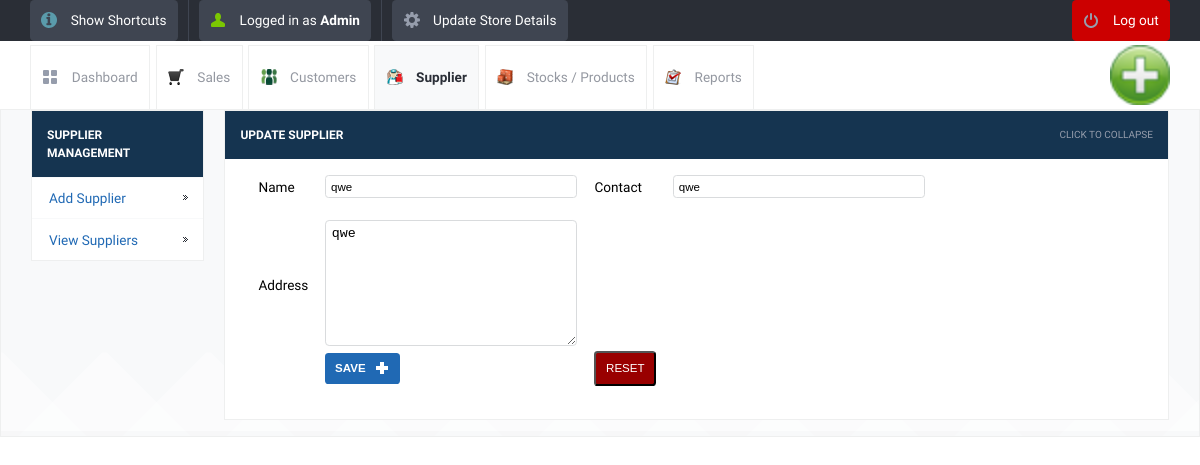
The app's page /update_supplier.php?sid=55&table=supplier_details&return=view_supplier.php (signed in) with its own data.
### tables this page shows
CREATE TABLE `supplier_details` (
  `id` int(10) UNSIGNED NOT NULL,
  `supplier_name` varchar(200) NOT NULL,
  `supplier_address` varchar(500) NOT NULL,
  `supplier_contact1` varchar(100) NOT NULL,
  `created_at` datetime NOT NULL DEFAULT current_timestamp()
);

### config.php (called while the page is built)
<?php
$config = [
    'database' => 'posnic',
    'host' => 'localhost',
    'username' => 'root',
    'password' => ''
];

### lib/db.class.php (called while the page is built, shortened)
<?php
class DB
{
  private $db;
  public function __construct()
  {
    include './config.php';
    $this->db = $this->db_conn(
      $config['database'] ?? '',
      $config['hostname'] ?? '',
      $config['username'] ?? '',
      $config['password'] ?? ''
    );
  }
  public function db_conn($base, $server, $user, $pass)
  {
    $connection = mysqli_connect($server, $user, $pass, $base);
    return $connection;
  }
  public function queryUniqueObject($query, $debug = -1)
  {
    $query = "$query LIMIT 1";
    $result = mysqli_query($this->db, $query) or $this->debugAndDie($query);
    return mysqli_fetch_object($result);
  }
}

### init.php (called while the page is built, shortened)
<?php
	include("lib/db.class.php");
	$db =  new DB();
?>

### update_supplier.php (the view, shortened to what this page needs)
<?php
include_once("init.php");
?>
<!DOCTYPE html>
<html lang="en">
<head>
	<link rel="stylesheet" href="css/style.css">
	<?php include_once("tpl/common_js.php"); ?>
</head>
<body>
	<?php include_once("tpl/top_bar.php"); ?>
	<div id="header-with-tabs">
		<div class="page-full-width cf">
			<ul id="tabs" class="fl">
				<li><a href="dashboard.php" class="dashboard-tab">Dashboard</a></li>
				<li><a href="view_sales.php" class="sales-tab">Sales</a></li>
				<li><a href="view_customers.php" class="customers-tab">Customers</a></li>
				<li><a href="view_supplier.php" class="active-tab supplier-tab">Supplier</a></li>
				<li><a href="view_product.php" class="stock-tab">Stocks / Products</a></li>
				<li><a href="view_report.php" class="report-tab">Reports</a></li>
			</ul>
			<a href="#" id="company-branding-small" class="fr">
				<img src="<?php echo isset($_SESSION['logo']) ? "upload/" . $_SESSION['logo'] : "upload/posnic.png"; ?>" alt="Point of Sale" />
			</a>
		</div>
	</div>
	<div id="content">
		<div class="page-full-width cf">
			<div class="side-menu fl">
				<h3>Supplier Management</h3>
				<ul>
					<li><a href="add_supplier.php">Add Supplier</a></li>
					<li><a href="view_supplier.php">View Suppliers</a></li>
				</ul>
			</div>
			<div class="side-content fr">
				<div class="content-module">
					<div class="content-module-heading cf">
						<h3 class="fl">Update Supplier</h3>
						<span class="fr expand-collapse-text">Click to collapse</span>
					</div>
					<div class="content-module-main cf">
						<?php
						if (isset($_GET['sid'])) {
							$id = $_GET['sid'];
							$line = $db->queryUniqueObject("SELECT * FROM supplier_details WHERE id=$id");
						?>
							<form name="form1" method="post" id="form1" action="">
								<table class="form" border="0" cellspacing="0" cellpadding="0">
									<tr>
										<td>Name</td>
										<td><input name="name" type="text" id="name" maxlength="200" class="round default-width-input" value="<?php echo $line->supplier_name; ?>" /></td>
										<td>Contact</td>
										<td><input name="contact1" type="text" id="contact1" maxlength="20" class="round default-width-input" value="<?php echo $line->supplier_contact1; ?>" /></td>
									</tr>
									<tr>
										<td>&nbsp;</td>
										<td>&nbsp;</td>
									</tr>
									<tr>
										<td>Address</td>
										<td><textarea name="address" cols="15" class="round full-width-textarea"><?php echo $line->supplier_address; ?></textarea></td>
									</tr>
									<tr>
										<td>&nbsp;</td>
										<td>
											<input class="button round blue image-right ic-add text-upper" type="submit" name="Submit" value="Save">
										</td>
										<td align="right"><input class="button round red text-upper" type="reset" name="Reset" value="Reset"></td>
									</tr>
								</table>
							</form>
						<?php } ?>
					</div>
				</div>
			</div>
		</div>
	</div>
</body>
</html>

### records on screen
supplier_details: name "qwe", contact1 "qwe", address "qwe"
